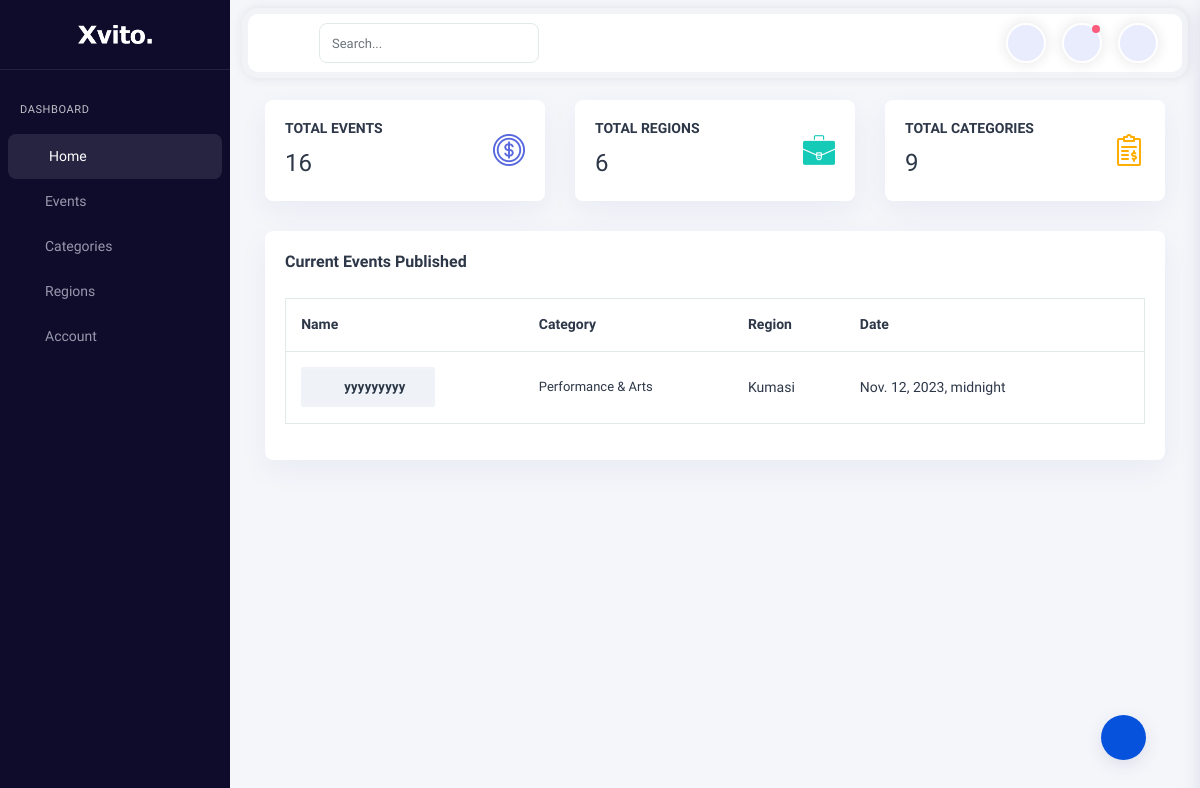
/events_backend/events/ (signed in), run on an earlier commit of the app's database.
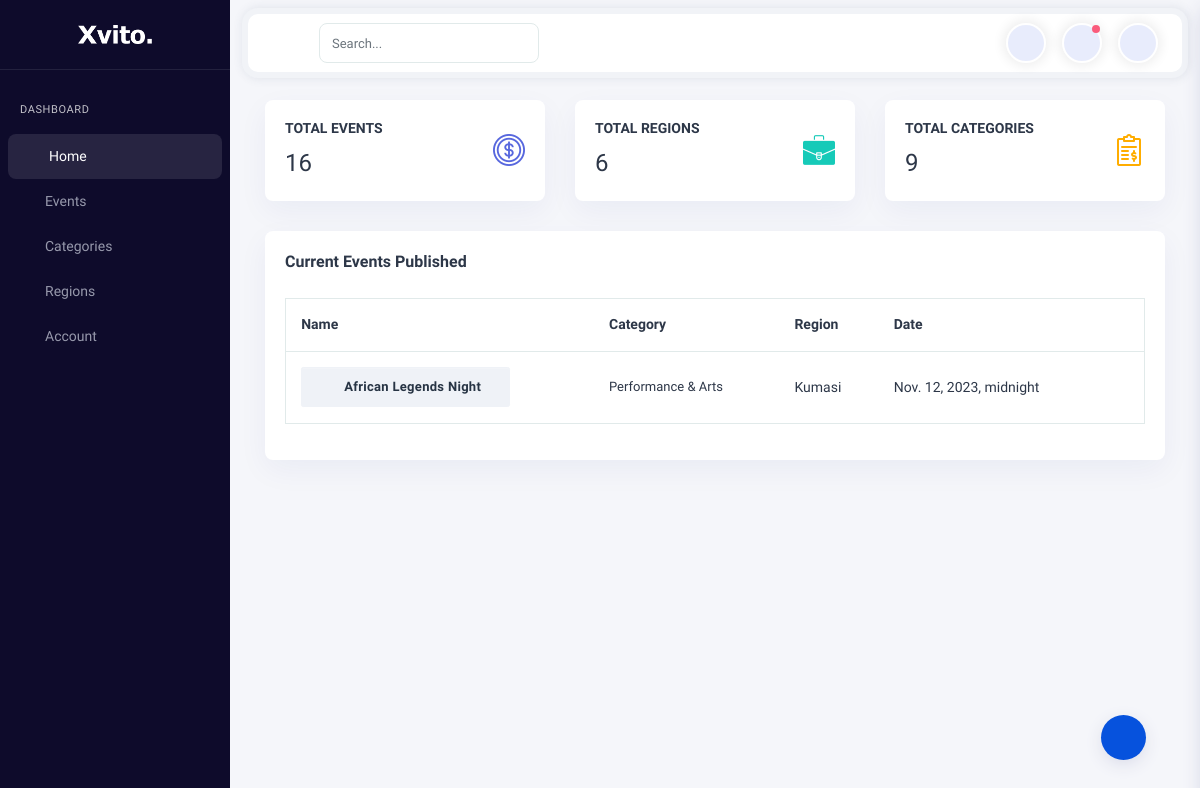
And on a later commit of the database.
### events_app/models.py (models this page shows, shortened)
class Event(models.Model):
    STATUS_CHOICES = (
        ('draft', 'Draft'),
        ('published', 'Published'),
        ('canceled', 'Canceled'),
        ('featured', 'featured'),
    )
    title = models.CharField(max_length=200)
    description = models.TextField()
    location = models.CharField(max_length=200)
    date = models.DateTimeField()
    registration_required = models.BooleanField(default=False)
    registration_link = models.URLField(blank=True, null=True)
    category = models.ForeignKey(EventCategory, on_delete=models.SET_NULL, null=True)
    Region = models.ForeignKey(EventRegion, on_delete=models.SET_NULL, null=True)
    image = models.ImageField(upload_to='event_images/', null=True, blank=True)
    status = models.CharField(max_length=10, choices=STATUS_CHOICES, default='draft')
    user = models.ForeignKey(User, on_delete=models.CASCADE, default=1)
    group = models.ForeignKey(Group, on_delete=models.SET_NULL, null=True, default=1)

class EventCategory(models.Model):
    name = models.CharField(max_length=100)
    def __str__(self):
        return self.name

class EventRegion(models.Model):
    name = models.CharField(max_length=100)
    def __str__(self):
        return self.name

### events_backend/views.py (the view)
# urls.py: path('events/', EventListView.as_view(), name='event-list'),
class EventListView(LoginRequiredMixin, ListView):
    model = Event
    template_name = 'events_backend/dashboard.html'
    context_object_name = 'events'
    paginate_by = 10
    def get_queryset(self):
        return Event.objects.filter(user=self.request.user).order_by('-date')

### events_backend/templates/events_backend/dashboard.html (shortened to what the changed rows need)
{% extends 'events_backend/backend_base.html' %}
{% load static %}
{% block content%}
<div class="main-panel">
    <div class="content-wrapper">
        <div class="container-fluid">
            <div class="row">
                <div class="col-12 box-margin">
                    <div class="card">
                        <div class="card-body">
                            <div class="table-responsive">
                                <table class="table table-nowrap">
                                    <thead>
                                        <tr>
                                            <th>Name</th>
                                            <th>Category</th>
                                            <th>Region</th>
                                            <th>Date</th>
                                            <th></th>
                                        </tr>
                                    </thead>
                                    {% for event in events %}
                                    <tbody>
                                        <tr>
                                            <th scope="row">
                                                <button type="button" class="btn btn-sm btn-secondary btn-icon rounded-pill">
                                                    <a href="{% url 'event-detail' event.pk %}" style="text-decoration: none; color: inherit;">
                                                        <span class="btn-inner--icon"><i class="fa fa-book"></i></span>
                                                        <span class="btn-inner--text">{{ event.title }}</span>
                                                    </a>
                                                </button>
                                            </th>
                                            <td class="order">
                                                <span class="d-block font-13">{{ event.category }}</span>
                                            </td>
                                            <td>
                                                <span class="client">{{ event.Region }}</span>
                                            </td>
                                            <td>{{ event.date }}</td>
                                            {% endfor %}
                                        </tr>
                                    </tbody>
                                </table>
                            </div>
                        </div>
                    </div>
                </div>
            </div>
        </div>
    </div>
{% endblock %}

What changed in the data, as far as the page shows it:
changed Event "Kumasi": title "yyyyyyyyy" → "African Legends Night"
